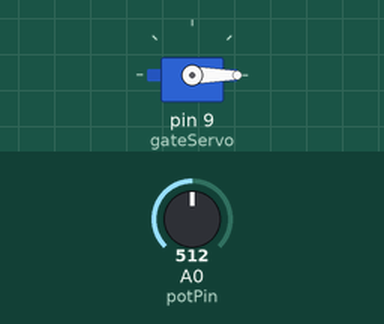
Simulated run of this sketch. Board: Arduino Uno, built with avr-gcc and run on an emulated ATmega328P. Parts: servo. The test bench sets the inputs (shaded band); at power-on: A0 (potPin) = 512.

Above: at 1.2 s.
1.3 s: A0 (potPin) set to 526
At 2.1 s:
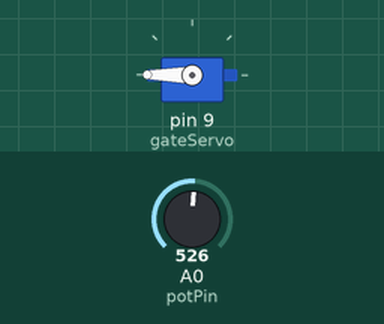
2.8 s: A0 (potPin) set to 511
At 3.6 s:
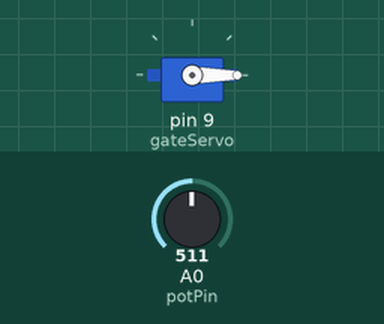
4.3 s: A0 (potPin) set to 716
At 5.5 s:
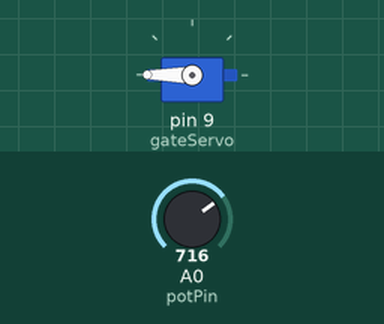
Timing chart, 0 to 7.3 s (numbered marks = the images above; inputs shaded):
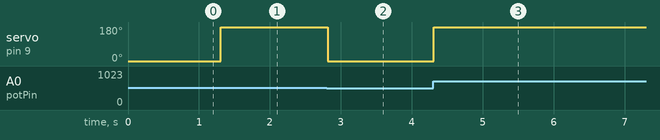

The sketch:

level-10-if-else-servo.ino
```cpp
#include <Servo.h>

Servo gateServo;
const int potPin = A0;

void setup() {
    gateServo.attach(9);
}

void loop() {
    int sensorValue = analogRead(potPin);

    if (sensorValue > 512) {
        gateServo.write(180);
    } else {
        gateServo.write(0);
    }

    delay(20);
}
```

Measured:
- the behaviour switches between 512 and 513 on A0 (potPin) (found by bisection; images 0 and 1)
- after the input at 1.3 s, servo on pin 9 (gateServo): 0° → 180° at once
- after the input at 2.8 s, servo on pin 9 (gateServo): 180° → 0° at once
- after the input at 4.3 s, servo on pin 9 (gateServo): 0° → 180° at once
